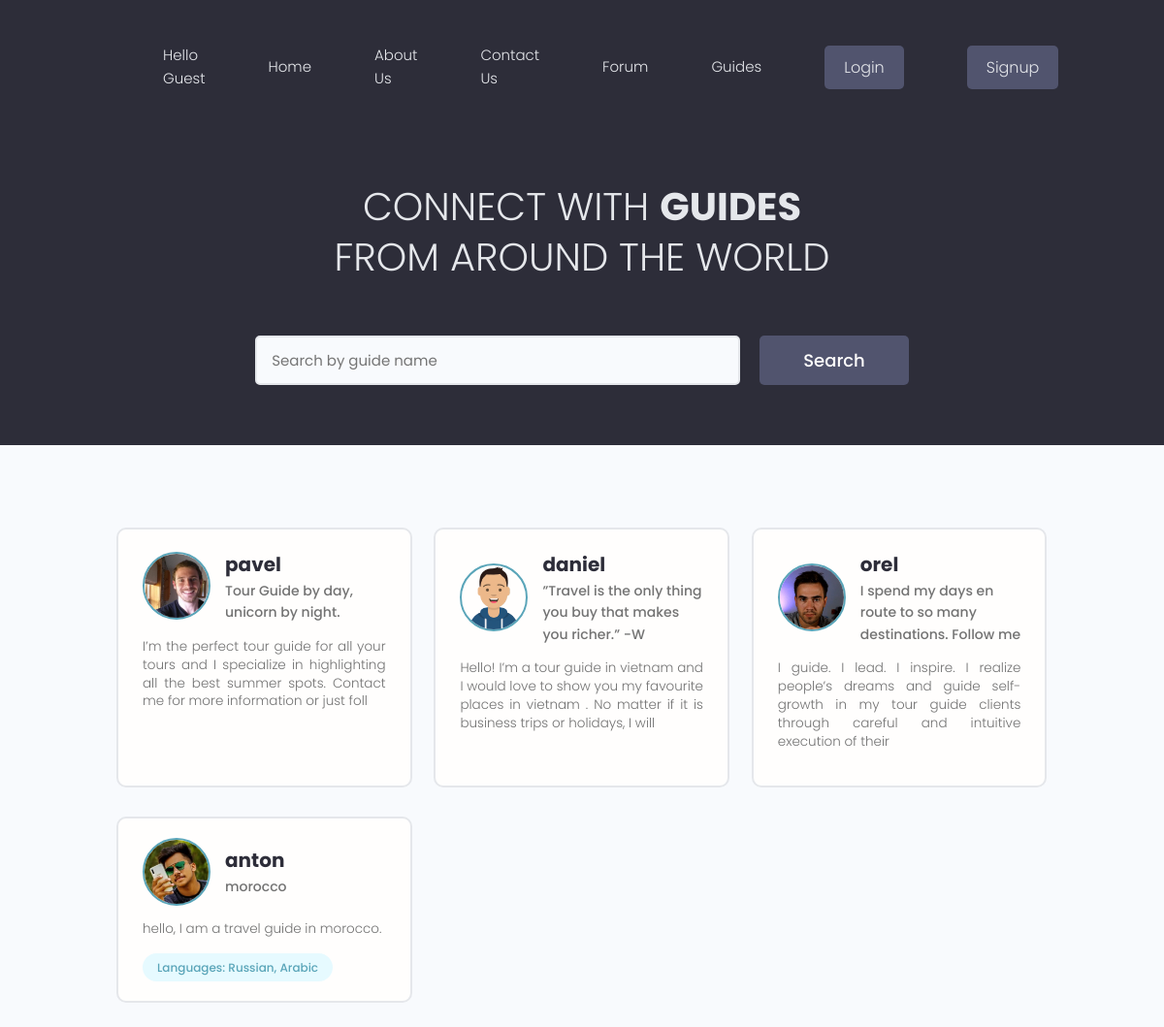
/users/, run on the app's committed database.
### users/models.py (models this page shows, shortened)
class Profile(models.Model):
    user = models.OneToOneField(User, on_delete=models.CASCADE, null=True, blank=True)
    name = models.CharField(max_length=200, blank=True, null=True)
    email = models.EmailField(max_length=500, blank=True, null= True)
    username =  models.CharField(max_length=200, blank=True, null=True)
    location =  models.CharField(max_length=200, blank=True, null=True)
    short_intro = models.CharField(max_length=200, blank = True, null=True)
    bio = models.TextField(blank=True,null=True)
    profile_image = models.ImageField(
        null=True, blank=True, upload_to='profiles/', default= "profiles/user-default.png")
    guide_confirmation = models.ImageField(
        null=True, blank=True, upload_to='profiles/')
    admin_approved=models.BooleanField(default=False)
    vote_total = models.IntegerField(default=0, null=True, blank=True)  # all the vote that the trips has
    vote_ration = models.IntegerField(default=0, null=True, blank=True)  # the ration betwen negative and positive
    created = models.DateTimeField(auto_now_add=True)
    id = models.UUIDField(default=uuid.uuid4, unique=True, primary_key=True,editable=False)

class Skill(models.Model):
    owner = models.ForeignKey(Profile, on_delete=models.CASCADE, null=True,blank=True)
    name = models.CharField(max_length=200, blank=True, null=True)
    description = models.TextField(blank=True,null=True)
    created = models.DateTimeField(auto_now_add=True)
    id = models.UUIDField(default=uuid.uuid4, unique=True, primary_key=True,editable=False)
    def __str__(self):
        return str(self.name)

### users/views.py (the view)
# urls.py: path('', views.profiles, name="profiles"),
def profiles(request):
    profiles, search_query = searchProfiles(request)
    context = {'profiles': profiles, 'search_query': search_query}
    return render(request, 'users/profiles.html', context)

### forum/context_processors.py (called while the page is built, shortened)
def searchFunction(request):
    search_context = {}
    posts = Post.objects.all()
    return search_context

### users/utils.py (called while the page is built)
def searchProfiles(request):
    search_query = ''
    if request.GET.get('search_query'):
        search_query = request.GET.get('search_query')
    skills = Skill.objects.filter(name__icontains=search_query)
    profiles = Profile.objects.distinct().filter(
        Q(name__icontains=search_query) |
        Q(short_intro__icontains=search_query) |
        Q(skill__in=skills)
    )
    return profiles, search_query

### users/templates/users/profiles.html (shortened to what this page needs)
{% extends 'main.html' %}
{% block content %}
 <main class="home">
    <section class="hero-section text-center">
      <div class="container container--narrow">
        <div class="hero-section__box">
          <h2>CONNECT WITH <span>GUIDES</span></h2>
          <h2>FROM AROUND THE WORLD</h2>
        </div>
        <div class="hero-section__search">
          <form class="form" action="{% url 'profiles' %}" method="get">
            <div class="form__field">
              <input class="input input--text" id="formInput#search" type="text" name="search_query"
                    value="{{search_query}}"  placeholder="Search by guide name" />
            </div>
            <input class="btn btn--sub btn--lg" type="submit" value="Search" />
          </form>
        </div>
      </div>
    </section>
    <section class="devlist">
      <div class="container">
        <div class="grid grid--three">
          {% for profile in profiles %}
            {%if not profile.user.is_staff%}
            {% ifnotequal  profile.user.groups.all.0.name "traveler" %}
            {% if profile.admin_approved %}
                <div class="column card">
                    <div class="dev">
                        <a href="{% url 'guide-profile' profile.id %}" class="card__body">
                            <div class="dev__profile">
                                <img class="avatar avatar--md" src="{{ profile.profile_image.url }}" alt="image" />
                                <div class="dev__meta">
                                    <h3>{{profile.name}}</h3>
                                    <h5>{{profile.short_intro|slice:"60"}}</h5>
                                </div>
                            </div>
                            <p class="dev__info">{{profile.bio|slice:"150"}}</p>
                            <div class="dev__skills">
                                {% for skill in profile.skill_set.all|slice:"5" %}
                                <span class="tag tag--pill tag--main">
                                    <small>{{skill}}</small>
                                </span>
                                {% endfor %}
                            </div>
                        </a>
                    </div>
                </div>
                {% endif %}
                {% endifnotequal %}
                {% endif %}
                {% endfor %}
        </div>
      </div>
    </section>
  </main>
{% endblock content %}

### static/styles/app.css (style rules this page uses)
:root { --color-sub: #2d2d39; }
.btn--sub { background-color: var(--color-sub-light); }
.card { border: 2px solid var(--color-light); }
img { width: 100%; }
.hero-section { height: 40vh; display: flex; align-items: center; background-color: var(--color-sub); }
.hero-section__box { margin-bottom: 4rem; }
.hero-section__box > h2, .hero-section__box > h2 > span { font-size: 4rem; color: var(--color-light); line-height: 1.3; text-transform: uppercase; }
.hero-section__box > h2 { font-weight: 300; }
.hero-section__box > h2 > span { font-weight: 700; }
.hero-section__search > .form { display: flex; align-items: center; justify-content: center; gap: 2rem; }
.hero-section__search > .form input.input--text { width: 50rem; }
.devlist { margin-top: 8rem; }
.devlist .grid { align-items: stretch; }
.devlist .dev .dev__profile { display: flex; align-items: center; gap: 1.5rem; }
.devlist .dev .dev__meta h3 { color: var(--color-sub); font-size: 2rem; font-weight: 700; }
.devlist .dev .dev__meta h5 { color: var(--color-text); font-size: 1.4rem; font-weight: 500; }
.devlist .dev .dev__info { margin: 1.5rem 0; font-size: 1.35rem; line-height: 1.4; text-align: justify; }

### static/uikit/styles/modules/_variables.css (style rules this page uses)
:root { --color-main: #5aa5b9; --color-main-light: #e6faff; --color-sub: #3f4156; --color-sub-light: #51546e; --color-sub-lighter: #ededfd; --color-text: #737373; --color-gray: #8b8b8b; --color-light: #e5e7eb; --color-light-gray: #767676; --color-bg: #f8fafd; --color-white: #fffefd; --color-white-light: #f3f3f3; --color-success: #359e64; --color-success-bg: #def8e8; --color-error: #fc4b0b; --color-error-bg: #fff2ee; --font-base: 'Poppins', arial, helvetica, 'Segoe UI', roboto, ubuntu, sans-serif; --font-monospace: 'Fira Code', 'Courier New', courier, monospace; --font-regular: 300; --font-medium: 500; --font-bold: 700; --generic-shadow: 1px 1px 5px #00000010; --generic-transition: all 0.3s ease-in-out; }

### static/uikit/styles/modules/_base.css (style rules this page uses)
* { margin: 0; padding: 0; box-sizing: border-box; text-rendering: optimizeLegibility; color: inherit; font-size: inherit; }
html { font-size: 50%; }
@media only screen and (min-width: 480px) { html { font-size: 56.25%; } }
@media only screen and (min-width: 1200px) { html { font-size: 62.5%; } }
body { line-height: 1.6; font-weight: 400; font-size: 1.5rem; color: var(--color-text); background-color: var(--color-bg); min-height: 100vh; }

### static/uikit/styles/modules/_typography.css (style rules this page uses)
* { font-family: var(--font-base); }
h2 { font-size: 3.6rem; font-weight: var(--font-bold); }
h3 { font-size: 3.2rem; font-weight: var(--font-medium); }
h5 { font-size: 2.4rem; font-weight: var(--font-medium); }
h5, h6 { font-weight: var(--font-regular); }
p, span, strong { font-size: 1.6rem; color: var(--color-text); font-weight: var(--font-regular); }
a { padding-bottom: 2px; text-decoration: none; display: inline-block; color: var(--color-main); font-weight: var(--font-medium); }

### static/uikit/styles/modules/_utilities.css (style rules this page uses)
.container { width: 92%; max-width: 165rem; margin: 0 auto; box-sizing: border-box; }
.container--narrow { width: 92%; max-width: 120rem; }
@media screen and (min-width: 1000px) { .container { width: 90%; } }
@media screen and (min-width: 1000px) { .container--narrow { width: 85%; } }
@media screen and (min-width: 1200px) { .container { width: 80%; } }
@media screen and (min-width: 1200px) { .container--narrow { width: 72%; } }
.text-center { text-align: center; }

### static/uikit/styles/modules/_avatar.css (style rules this page uses)
.avatar { border-radius: 50%; border: 2px solid var(--color-main); object-fit: cover; }
.avatar--md { height: 7rem; width: 7rem; }

### static/uikit/styles/modules/_button.css (style rules this page uses)
.btn { display: inline-block; position: relative; cursor: pointer; background-color: var(--color-light); font-weight: var(--font-medium); color: var(--color-sub); text-decoration: none; padding: 1rem 2rem; border-radius: 0.5rem; border: none; width: -webkit-fit-content; width: -moz-fit-content; width: fit-content; height: -webkit-fit-content; height: -moz-fit-content; height: fit-content; font-size: 1.6rem; outline-width: 0; outline-color: transparent; -webkit-backface-visibility: hidden; backface-visibility: hidden; transition: all 0.3s ease-in-out; }
.btn--sub { background-color: var(--color-sub); color: var(--color-white); }
.btn--lg { font-size: 1.8rem; padding: 1.2rem 4.5rem; }

### static/uikit/styles/modules/_card.css (style rules this page uses)
.card { border-radius: 1rem; background-color: var(--color-white); border: 1.5px solid var(--color-light); width: auto; height: auto; margin-top: 0.5rem; margin-bottom: 0.5rem; overflow: hidden; }
.card__body, .card__header { padding: 2rem 2.5rem; }

### data on the page
Profile: profile_image (picture), name "pavel", short_intro "Tour Guide by day, unicorn by night.", bio "I’m the perfect tour guide for all your tours and I specialize in highlighting all the best summer spots. Contact me for more information or just foll"
Profile: profile_image (picture), name "daniel", short_intro "”Travel is the only thing you buy that makes you richer.” -W", bio "Hello! I’m a tour guide in vietnam and I would love to show you my favourite places in vietnam . No matter if it is business trips or holidays, I will"
Profile: profile_image (picture), name "orel", short_intro "I spend my days en route to so many destinations. Follow me", bio "I guide. I lead. I inspire. I realize people’s dreams and guide self-growth in my tour guide clients through careful and intuitive execution of their"
Profile: profile_image (picture), name "anton", short_intro "morocco", bio "hello, I am a travel guide in morocco."
Skill: name "Languages: Russian, Arabic"
